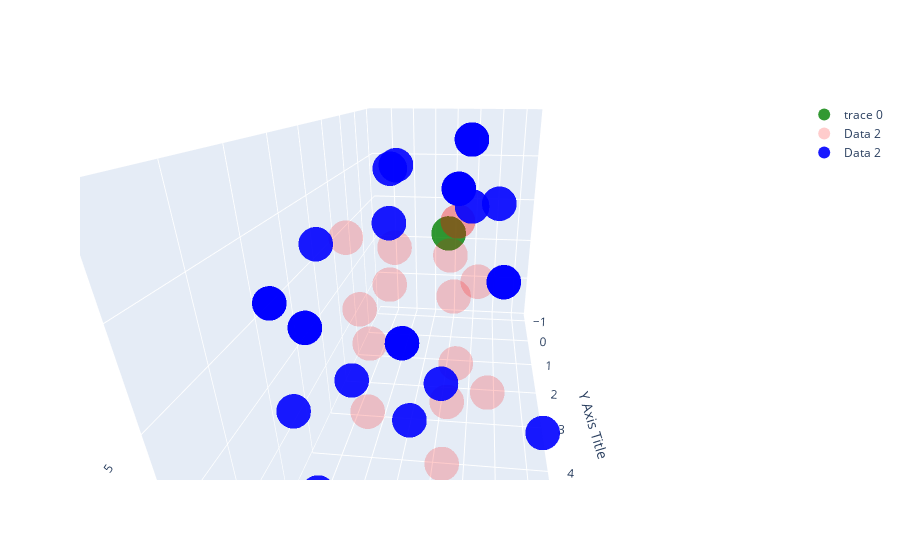

Notebook code for this chart:
### Code cell
import numpy as np
import plotly.graph_objs as go
from IPython.display import display
from plotly.io import write_html


poi = np.array( [tp_particles[n]] )
deg_1 = nearest_neighbor_data[1].reshape(nearest_neighbor_data[1].shape[0]*nearest_neighbor_data[1].shape[1],3)
deg_2 = nearest_neighbor_data[2].reshape(nearest_neighbor_data[2].shape[0]*nearest_neighbor_data[2].shape[1],3)

### Create 3D scatter plot
fig = go.Figure(data=[go.Scatter3d(
    x=[poi[0][0] ],
    y=[poi[0][1] ],
    z=[poi[0][2] ],
    mode='markers',
    marker=dict(
        size=12,
        color="green",                # set color to the z coordinate
        opacity=0.8
    )
)])

# # Add trace for data2
fig.add_trace(go.Scatter3d(
    x=deg_1[:,0],
    y=deg_1[:,1],
    z=deg_1[:,2],
    mode='markers',
    marker=dict(
        size=12,             
        color='red',  
        opacity=0.2
    ),
    name='Data 2'
))


fig.add_trace(go.Scatter3d(
    x=deg_2[:,0],
    y=deg_2[:,1],
    z=deg_2[:,2],
    mode='markers',
    marker=dict(
        size=12,    
        color='blue',
        opacity=0.9
    ),
    name='Data 2'
))

# # Update layout
fig.update_layout(scene=dict(
    xaxis_title='X Axis Title',
    yaxis_title='Y Axis Title',
    zaxis_title='Z Axis Title'
))

# Show plot
fig.show()
write_html(fig, file="scatter_plot.html")

### Figure 1 — Plotly figure (JSON) as saved in the notebook; plotly's stock layout.template omitted (floating-point values rounded to 4 significant figures)
{"data": [{"marker": {"color": "green", "opacity": 0.8, "size": 12}, "mode": "markers", "type": "scatter3d", "x": [2.673], "y": [-1.077], "z": [4.2]}, {"marker": {"color": "red", "opacity": 0.2, "size": 12}, "mode": "markers", "name": "Data 2", "type": "scatter3d", "x": [3.282, 3.739, 3.134, 3.428, 3.239, 2.219, 1.69, 2.257, 2.174, 2.235, 2.408, 3.523, 1.908, 2.219, 2.147], "y": [4.797, 3.258, 5.0, 4.642, 2.775, 3.302, 3.742, 5.203, 5.6, 2.744, 2.004, 1.951, 2.991, 3.302, 5.171], "z": [3.563, 4.281, 4.743, 5.918, 5.155, 5.762, 3.202, 3.156, 4.442, 3.036, 4.773, 4.141, 4.722, 5.762, 5.484]}, {"marker": {"color": "blue", "opacity": 0.9, "size": 12}, "mode": "markers", "name": "Data 2", "type": "scatter3d", "x": [4.38, 3.614, 4.249, 3.823, 4.282, 4.249, 2.956, 4.282, 4.372, 3.366, 2.066, 2.274, 0.7866, 2.867, 2.598, 2.751, 2.598, 1.438, 3.263, 2.551, 1.438, 2.274, 3.263, 3.592, 1.438, 2.274, 2.066, 2.274, 1.732, 2.004], "y": [4.662, 5.894, 4.222, 3.709, 5.016, 4.222, 3.906, 5.016, 3.16, 2.278, 3.075, 2.211, 3.747, 3.995, 6.291, 4.965, 6.291, 6.72, 2.313, 2.109, 1.72, 2.211, 2.313, 1.463, 1.72, 2.211, 3.075, 2.211, 5.335, 4.306], "z": [3.364, 3.275, 4.455, 3.245, 5.218, 4.455, 6.618, 5.218, 5.302, 6.29, 6.834, 5.984, 2.496, 2.775, 3.501, 2.097, 3.501, 4.184, 3.123, 2.118, 4.184, 5.984, 3.123, 5.162, 4.184, 5.984, 6.834, 5.984, 6.525, 6.232]}], "layout": {"autosize": true, "scene": {"aspectmode": "auto", "aspectratio": {"x": 0.7044, "y": 1.529, "z": 0.9287}, "camera": {"center": {"x": 0, "y": 0, "z": 0}, "eye": {"x": -0.1295, "y": 1.239, "z": 0.5702}, "projection": {"type": "perspective"}, "up": {"x": 0, "y": 0, "z": 1}}, "xaxis": {"title": {"text": "X Axis Title"}, "type": "linear"}, "yaxis": {"title": {"text": "Y Axis Title"}, "type": "linear"}, "zaxis": {"title": {"text": "Z Axis Title"}, "type": "linear"}}}}
